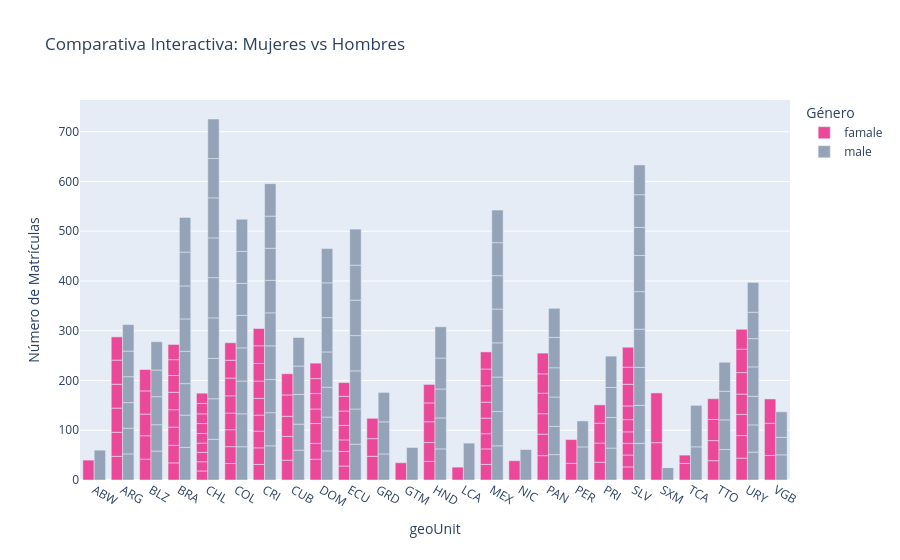

The cell this chart's notebook holds for it:
### Code cell
fig = px.bar(
    egreso, 
    x="geoUnit", 
    y=["famale", "male"], 
    barmode="group", # Esto pone las barras lado a lado
    color_discrete_sequence=["#ec4899", "#94a3b8"], # Tus colores exactos
    title="Comparativa Interactiva: Mujeres vs Hombres",
    labels={"value": "Número de Matrículas", "variable": "Género"}
)

fig.show()

### Figure 1 — Plotly figure (JSON) as saved in the notebook; plotly's stock layout.template omitted (floating-point values rounded to 4 significant figures)
{"data": [{"alignmentgroup": "True", "hovertemplate": "Género=famale<br>geoUnit=%{x}<br>Número de Matrículas=%{y}<extra></extra>", "legendgroup": "famale", "marker": {"color": "#ec4899", "pattern": {"shape": ""}}, "name": "famale", "offsetgroup": "famale", "orientation": "v", "showlegend": true, "textposition": "auto", "type": "bar", "x": ["ABW", "ARG", "ARG", "ARG", "ARG", "ARG", "ARG", "BLZ", "BLZ", "BLZ", "BLZ", "BLZ", "BRA", "BRA", "BRA", "BRA", "BRA", "BRA", "BRA", "BRA", "CHL", "CHL", "CHL", "CHL", "CHL", "CHL", "CHL", "CHL", "CHL", "COL", "COL", "COL", "COL", "COL", "COL", "COL", "COL", "CRI", "CRI", "CRI", "CRI", "CRI", "CRI", "CRI", "CRI", "CRI", "CUB", "CUB", "CUB", "CUB", "CUB", "DOM", "DOM", "DOM", "DOM", "DOM", "DOM", "DOM", "ECU", "ECU", "ECU", "ECU", "ECU", "ECU", "ECU", "GRD", "GRD", "GRD", "GTM", "HND", "HND", "HND", "HND", "HND", "LCA", "MEX", "MEX", "MEX", "MEX", "MEX", "MEX", "MEX", "MEX", "NIC", "PAN", "PAN", "PAN", "PAN", "PAN", "PAN", "PER", "PER", "PRI", "PRI", "PRI", "PRI", "SLV", "SLV", "SLV", "SLV", "SLV", "SLV", "SLV", "SLV", "SLV", "SXM", "SXM", "TCA", "TCA", "TTO", "TTO", "TTO", "TTO", "URY", "URY", "URY", "URY", "URY", "URY", "URY", "VGB", "VGB", "VGB"], "xaxis": "x", "y": [40.0, 47.57, 48.35, 48.6, 47.94, 48.48, 46.75, 41.83, 47.17, 43.49, 46.53, 43.07, 34.45, 35.2, 36.64, 35.01, 35.01, 33.68, 31.87, 30.52, 18.21, 18.47, 18.83, 18.68, 19.16, 20.09, 19.54, 20.94, 20.56, 33.12, 33.88, 34.06, 33.41, 34.69, 35.78, 35.71, 35.25, 31.31, 33.43, 33.43, 32.2, 33.66, 34.74, 35.46, 35.52, 34.71, 39.89, 47.8, 40.32, 42.95, 42.64, 41.58, 31.91, 39.99, 29.15, 31.1, 30.06, 31.07, 28.07, 29.23, 23.35, 29.13, 28.84, 29.63, 27.55, 47.67, 35.41, 40.94, 34.69, 37.46, 37.8, 41.88, 37.79, 37.17, 25.87, 31.33, 31.13, 30.63, 31.26, 32.07, 32.91, 33.67, 34.42, 38.78, 48.95, 43.22, 41.04, 41.24, 38.89, 41.67, 33.5, 47.81, 35.79, 38.5, 39.8, 36.92, 26.28, 23.9, 23.52, 23.14, 24.55, 27.44, 43.47, 34.37, 40.14, 75.0, 100.0, 33.33, 16.67, 38.82, 40.34, 42.5, 41.7, 43.96, 45.29, 42.56, 40.86, 43.19, 47.05, 40.02, 49.41, 64.76, 48.7], "yaxis": "y"}, {"alignmentgroup": "True", "hovertemplate": "Género=male<br>geoUnit=%{x}<br>Número de Matrículas=%{y}<extra></extra>", "legendgroup": "male", "marker": {"color": "#94a3b8", "pattern": {"shape": ""}}, "name": "male", "offsetgroup": "male", "orientation": "v", "showlegend": true, "textposition": "auto", "type": "bar", "x": ["ABW", "ARG", "ARG", "ARG", "ARG", "ARG", "ARG", "BLZ", "BLZ", "BLZ", "BLZ", "BLZ", "BRA", "BRA", "BRA", "BRA", "BRA", "BRA", "BRA", "BRA", "CHL", "CHL", "CHL", "CHL", "CHL", "CHL", "CHL", "CHL", "CHL", "COL", "COL", "COL", "COL", "COL", "COL", "COL", "COL", "CRI", "CRI", "CRI", "CRI", "CRI", "CRI", "CRI", "CRI", "CRI", "CUB", "CUB", "CUB", "CUB", "CUB", "DOM", "DOM", "DOM", "DOM", "DOM", "DOM", "DOM", "ECU", "ECU", "ECU", "ECU", "ECU", "ECU", "ECU", "GRD", "GRD", "GRD", "GTM", "HND", "HND", "HND", "HND", "HND", "LCA", "MEX", "MEX", "MEX", "MEX", "MEX", "MEX", "MEX", "MEX", "NIC", "PAN", "PAN", "PAN", "PAN", "PAN", "PAN", "PER", "PER", "PRI", "PRI", "PRI", "PRI", "SLV", "SLV", "SLV", "SLV", "SLV", "SLV", "SLV", "SLV", "SLV", "SXM", "SXM", "TCA", "TCA", "TTO", "TTO", "TTO", "TTO", "URY", "URY", "URY", "URY", "URY", "URY", "URY", "VGB", "VGB", "VGB"], "xaxis": "x", "y": [60.0, 52.43, 51.65, 51.4, 52.06, 51.52, 53.25, 58.17, 52.83, 56.51, 53.47, 56.93, 65.55, 64.8, 63.36, 64.99, 64.99, 66.32, 68.13, 69.48, 81.79, 81.53, 81.17, 81.32, 80.84, 79.91, 80.46, 79.06, 79.44, 66.88, 66.12, 65.94, 66.59, 65.31, 64.22, 64.29, 64.75, 68.69, 66.57, 66.57, 67.8, 66.34, 65.26, 64.54, 64.48, 65.29, 60.11, 52.2, 59.68, 57.05, 57.36, 58.42, 68.09, 60.01, 70.85, 68.9, 69.94, 68.93, 71.93, 70.77, 76.65, 70.87, 71.16, 70.37, 72.45, 52.33, 64.59, 59.06, 65.31, 62.54, 62.2, 58.12, 62.21, 62.83, 74.13, 68.67, 68.87, 69.37, 68.74, 67.93, 67.09, 66.33, 65.58, 61.22, 51.05, 56.78, 58.96, 58.76, 61.11, 58.33, 66.5, 52.19, 64.21, 61.5, 60.2, 63.08, 73.72, 76.1, 76.48, 76.86, 75.45, 72.56, 56.53, 65.63, 59.86, 25.0, 0.0, 66.67, 83.33, 61.18, 59.66, 57.5, 58.3, 56.04, 54.71, 57.44, 59.14, 56.81, 52.95, 59.98, 50.59, 35.24, 51.3], "yaxis": "y"}], "layout": {"barmode": "group", "legend": {"title": {"text": "Género"}, "tracegroupgap": 0}, "title": {"text": "Comparativa Interactiva: Mujeres vs Hombres"}, "xaxis": {"anchor": "y", "domain": [0, 1], "title": {"text": "geoUnit"}}, "yaxis": {"anchor": "x", "domain": [0, 1], "title": {"text": "Número de Matrículas"}}}}
